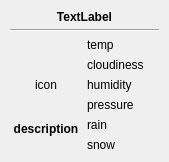
<?xml version="1.0" encoding="UTF-8"?>
<ui version="4.0">
 <class>WeatherWidget</class>
 <widget class="QWidget" name="WeatherWidget">
  <property name="geometry">
   <rect>
    <x>0</x>
    <y>0</y>
    <width>169</width>
    <height>162</height>
   </rect>
  </property>
  <property name="sizePolicy">
   <sizepolicy hsizetype="MinimumExpanding" vsizetype="MinimumExpanding">
    <horstretch>0</horstretch>
    <verstretch>0</verstretch>
   </sizepolicy>
  </property>
  <layout class="QHBoxLayout" name="horizontalLayout" stretch="0">
   <property name="spacing">
    <number>5</number>
   </property>
   <property name="sizeConstraint">
    <enum>QLayout::SetMinimumSize</enum>
   </property>
   <property name="leftMargin">
    <number>10</number>
   </property>
   <property name="topMargin">
    <number>10</number>
   </property>
   <property name="rightMargin">
    <number>10</number>
   </property>
   <property name="bottomMargin">
    <number>10</number>
   </property>
   <item>
    <layout class="QVBoxLayout" name="verticalLayout_3">
     <item>
      <widget class="QLabel" name="m_dateTime">
       <property name="font">
        <font>
         <weight>75</weight>
         <bold>true</bold>
        </font>
       </property>
       <property name="text">
        <string notr="true">TextLabel</string>
       </property>
       <property name="alignment">
        <set>Qt::AlignCenter</set>
       </property>
      </widget>
     </item>
     <item>
      <widget class="Line" name="line">
       <property name="orientation">
        <enum>Qt::Horizontal</enum>
       </property>
      </widget>
     </item>
     <item>
      <layout class="QHBoxLayout" name="horizontalLayout_2">
       <item>
        <layout class="QVBoxLayout" name="verticalLayout_2" stretch="0,0,0,0">
         <item>
          <spacer name="verticalSpacer">
           <property name="orientation">
            <enum>Qt::Vertical</enum>
           </property>
           <property name="sizeType">
            <enum>QSizePolicy::MinimumExpanding</enum>
           </property>
           <property name="sizeHint" stdset="0">
            <size>
             <width>5</width>
             <height>0</height>
            </size>
           </property>
          </spacer>
         </item>
         <item>
          <layout class="QHBoxLayout" name="horizontalLayout_3">
           <property name="spacing">
            <number>0</number>
           </property>
           <item>
            <widget class="QLabel" name="m_icon">
             <property name="minimumSize">
              <size>
               <width>64</width>
               <height>64</height>
              </size>
             </property>
             <property name="maximumSize">
              <size>
               <width>64</width>
               <height>64</height>
              </size>
             </property>
             <property name="text">
              <string notr="true">icon</string>
             </property>
             <property name="scaledContents">
              <bool>true</bool>
             </property>
             <property name="alignment">
              <set>Qt::AlignCenter</set>
             </property>
            </widget>
           </item>
          </layout>
         </item>
         <item>
          <widget class="QLabel" name="m_description">
           <property name="font">
            <font>
             <weight>75</weight>
             <bold>true</bold>
            </font>
           </property>
           <property name="text">
            <string notr="true">description</string>
           </property>
           <property name="scaledContents">
            <bool>true</bool>
           </property>
           <property name="alignment">
            <set>Qt::AlignCenter</set>
           </property>
           <property name="wordWrap">
            <bool>true</bool>
           </property>
          </widget>
         </item>
         <item>
          <spacer name="verticalSpacer_2">
           <property name="orientation">
            <enum>Qt::Vertical</enum>
           </property>
           <property name="sizeType">
            <enum>QSizePolicy::MinimumExpanding</enum>
           </property>
           <property name="sizeHint" stdset="0">
            <size>
             <width>5</width>
             <height>0</height>
            </size>
           </property>
          </spacer>
         </item>
        </layout>
       </item>
       <item>
        <layout class="QVBoxLayout" name="verticalLayout">
         <item>
          <widget class="QLabel" name="m_temperature">
           <property name="font">
            <font>
             <weight>50</weight>
             <bold>false</bold>
            </font>
           </property>
           <property name="text">
            <string notr="true">temp</string>
           </property>
          </widget>
         </item>
         <item>
          <widget class="QLabel" name="m_cloudiness">
           <property name="font">
            <font>
             <weight>50</weight>
             <bold>false</bold>
            </font>
           </property>
           <property name="text">
            <string notr="true">cloudiness</string>
           </property>
          </widget>
         </item>
         <item>
          <widget class="QLabel" name="m_humidity">
           <property name="font">
            <font>
             <weight>50</weight>
             <bold>false</bold>
            </font>
           </property>
           <property name="text">
            <string notr="true">humidity</string>
           </property>
          </widget>
         </item>
         <item>
          <widget class="QLabel" name="m_pressure">
           <property name="font">
            <font>
             <weight>50</weight>
             <bold>false</bold>
            </font>
           </property>
           <property name="text">
            <string notr="true">pressure</string>
           </property>
          </widget>
         </item>
         <item>
          <widget class="QLabel" name="m_rain">
           <property name="font">
            <font>
             <weight>50</weight>
             <bold>false</bold>
            </font>
           </property>
           <property name="text">
            <string notr="true">rain</string>
           </property>
          </widget>
         </item>
         <item>
          <widget class="QLabel" name="m_snow">
           <property name="font">
            <font>
             <weight>50</weight>
             <bold>false</bold>
            </font>
           </property>
           <property name="text">
            <string notr="true">snow</string>
           </property>
          </widget>
         </item>
        </layout>
       </item>
      </layout>
     </item>
    </layout>
   </item>
  </layout>
 </widget>
 <resources/>
 <connections/>
</ui>
